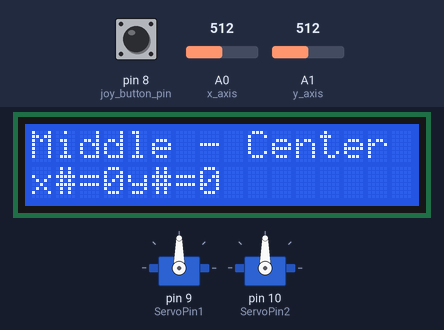
Recording of a sketch running on a simulated Arduino Uno, built with avr-gcc and run on an emulated ATmega328P. Shown: 2 × servo, 16×2 character LCD. Inputs (shaded band) come from the test bench; at power-on: A0 (x_axis) = 512, A1 (y_axis) = 512, pin 8 (joy_button_pin) HIGH. What the sketch prints to the serial monitor is not drawn.

Above: at 1.2 s.
1.3 s: A0 (x_axis) set to 459
At 2.5 s:
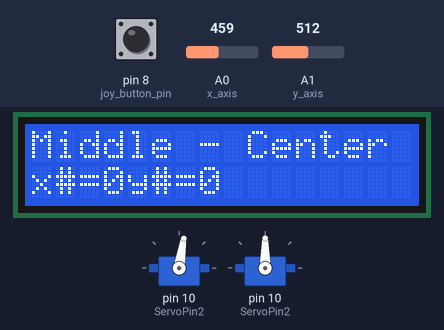
2.8 s: A0 (x_axis) set to 440
At 3.9 s:
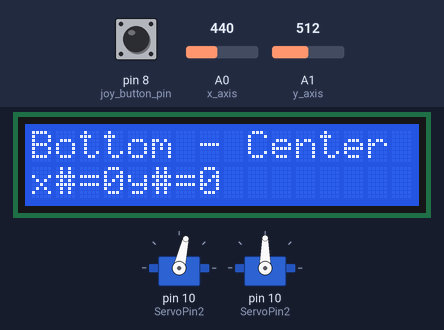
4.4 s: A1 (y_axis) set to 468
At 5.4 s:
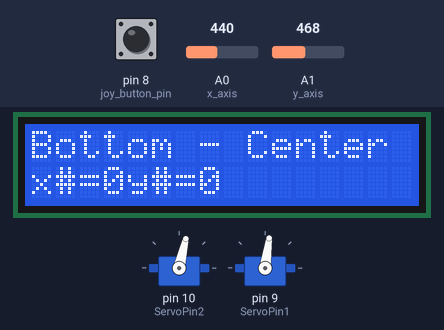
5.9 s: A1 (y_axis) set to 441
At 6.7 s:
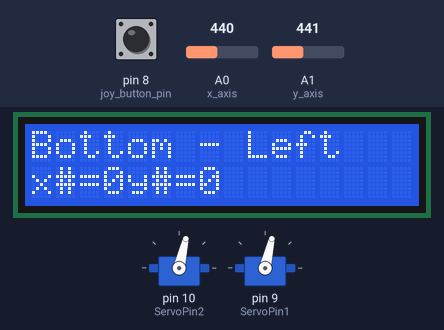
7.4 s: A0 (x_axis) set to 460
At 7.9 s:
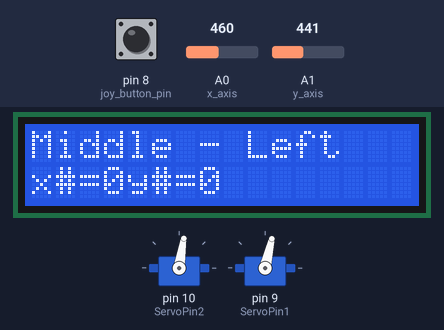
8.9 s: A1 (y_axis) set to 716
At 9.5 s:
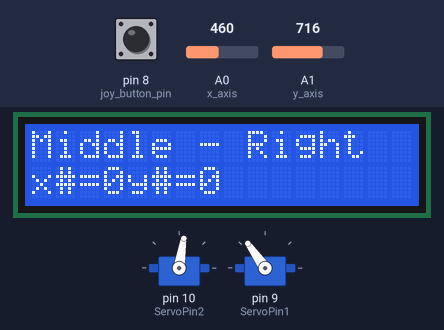
Timing chart, 0 to 11.4 s (numbered marks = the images above; inputs shaded):
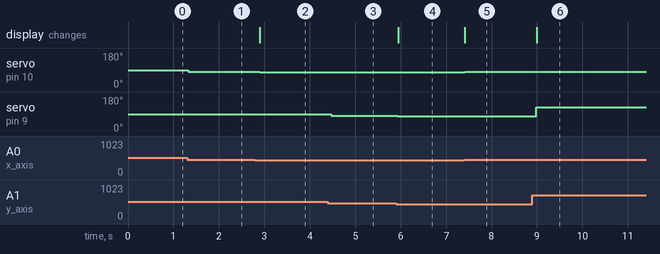

Measured:
- the behaviour switches between 448 and 447 on A0 (x_axis) (found by bisection; images 1 and 2)
- the behaviour switches between 450 and 449 on A1 (y_axis) (found by bisection; images 3 and 4)
- after the input at 1.3 s, servo on pin 10 (ServoPin2): 90° → 81° at once
- after the input at 2.8 s, servo on pin 10 (ServoPin2): 81° → 77° after 0.10 s; the display: changes after 0.10 s (image 2)
- after the input at 4.4 s, servo on pin 9 (ServoPin1): 90° → 82° after 0.07 s
- after the input at 5.9 s, servo on pin 9 (ServoPin1): 82° → 77° at once; the display: changes after 0.05 s (image 4)
- after the input at 7.4 s, servo on pin 10 (ServoPin2): 77° → 81° at once; the display: changes at once (image 5)
- after the input at 8.9 s, servo on pin 9 (ServoPin1): 77° → 125° after 0.09 s; the display: changes after 0.09 s (image 6)

The sketch:

sketch_parallax_servo.ino
```cpp
#include <Servo.h>   // Unclude Servo Library
#include <NewPing.h> // Include Newping Library
#include <LiquidCrystal.h>

// Control pins
const int ServoPin1 =  9;  // Digital Pin for Servo 1
const int ServoPin2 = 10;  // Digital Pin for Servo 2

const int encoderPinLeft  = 12;
const int encoderPinRight = 13;
int x_count = 0;
int y_count = 0;

int value  = 0;
int x_axis = A0;
int y_axis = A1;
int joy_button_pin = 8;

Servo LeftServo;
Servo RightServo;

// initialize the library by associating any needed LCD interface pin
// with the arduino pin number it is connected to
const int rs = 12, en = 11, d4 = 7, d5 = 6, d6 = 5, d7 = 4;
LiquidCrystal lcd(rs, en, d4, d5, d6, d7);


String directionString(int x, int y) {
  String direction = String(x, DEC);

  if ( x <= 450)
    direction  = "Bottom ";
  else  if ( x >= 550 )
    direction  = "Top    ";
  else if ( x > 450 && x < 550)
    direction = "Middle ";

  if ( y < 450)
    direction += "- Left  ";
  else if ( y > 550 )
    direction += "- Right ";
  else
    direction += "- Center";

  return direction;
}

void setup() {
  Serial.begin(9600);           // Set the baud rate for seriel connection
  start();                      // Start servoes

  // Servo setup
  pinMode(ServoPin1, OUTPUT);
  pinMode(ServoPin2, OUTPUT);

  digitalWrite(ServoPin1, LOW); // When not sending PWM, we want it low
  digitalWrite(ServoPin2, LOW); // When not sending PWM, we want it low

  // Encoder setup
  pinMode(encoderPinLeft, INPUT);
  pinMode(encoderPinRight, INPUT);

  // Joystick setup
  pinMode(x_axis, INPUT);
  pinMode(y_axis, INPUT);
  pinMode(joy_button_pin, INPUT_PULLUP); //set pin 7 as an input and enable the internal pull-up resistor

  // Display setup
  lcd.begin(16, 2); // set up the LCD's number of columns and rows:
}

void start() {
  LeftServo.attach(ServoPin1);  // Sætter forbindelse pin 9 til Venstre Servo
  RightServo.attach(ServoPin2); // Sætter forbindelse pin 10 til Højre Servo
}

void stop() {
  LeftServo.detach();
  RightServo.detach();
}

void loop() {
  int x_value, y_value, x_pos, y_pos;

  x_value = analogRead(x_axis); // read X axis value [0..1023]
  x_value += 3;
  Serial.print("X:");
  Serial.print(x_value, DEC);
  x_pos = map(x_value, 0, 1023, 0, 180);

  if (x_pos > 85 && x_pos < 95)
  {
    x_pos = 90;  // Remove some of the twiching
    LeftServo.detach();
  } else {
    LeftServo.attach(ServoPin2); // Sætter forbindelse pin 10 til Højre Servo
    LeftServo.write(x_pos);
  }

  Serial.print(" ");
  Serial.print(x_pos);

  y_value = analogRead(y_axis); // read Y axis value [0..1023]
  Serial.print(" | Y:");
  Serial.print(y_value, DEC);
  y_pos = map(y_value, 0, 1023, 0, 180);

  if (y_pos > 85 && y_pos < 95)
  {
    y_pos = 90;
    RightServo.detach();
  } else {
    RightServo.attach(ServoPin1);  // Sætter forbindelse pin 9 til Venstre Servo
    RightServo.write(y_pos);
  }

  Serial.print(" ");
  Serial.print(y_pos);

  int b_value = digitalRead(joy_button_pin); // read Button state [0,1]
  Serial.print(" | Button:");
  Serial.println(b_value, DEC);

  lcd.setCursor(0, 0);
  lcd.print( directionString(x_value, y_value) );

  lcd.setCursor(0, 1);
  lcd.print( "x#=" );
  lcd.print( x_count );
  lcd.print( "y#=" );
  lcd.print( y_count );
  lcd.print( "  " );

  delay(100);
}
```
